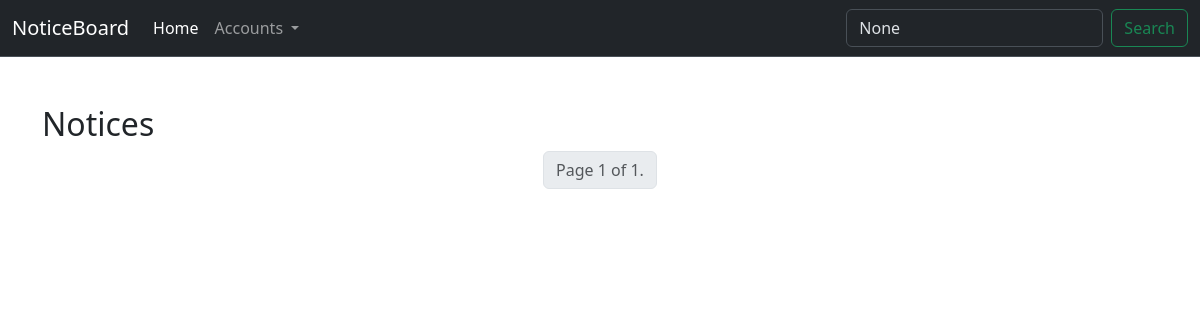
Before: / with the older database file.
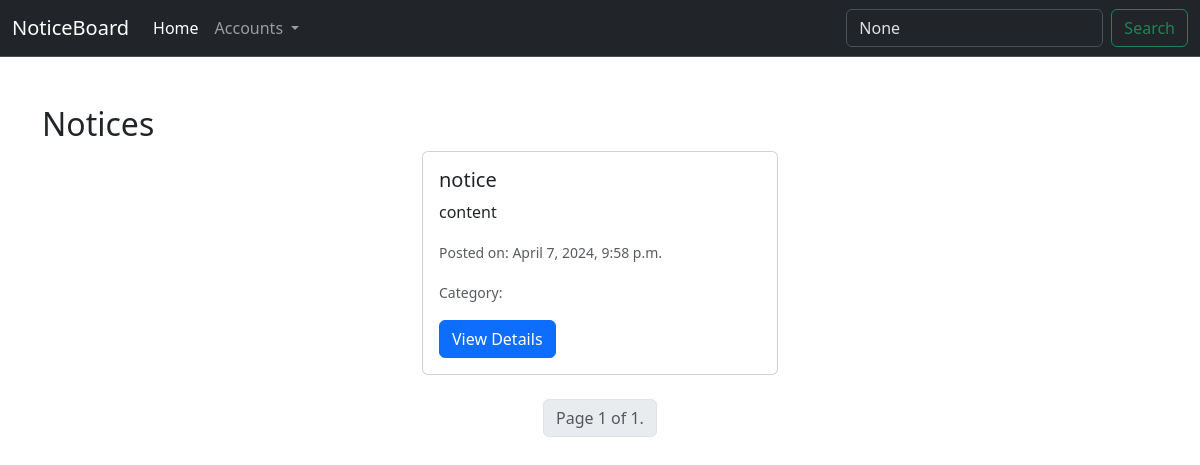
After: the same page with the newer database file.
### notices/models.py (models this page shows, shortened)
class Notice(models.Model):
    title = models.CharField(max_length=200)
    content = models.TextField()
    datetime = models.DateTimeField(default=timezone.now)
    tags = models.CharField(max_length=50)
    author = models.ForeignKey(CustomUser, on_delete=models.CASCADE)

### notices/views.py (the view)
# urls.py: path('', noticesView, name='notices'),
def noticesView(request):
    query = request.GET.get('search')
    user = request.user
    dean_notices = Notice.objects.filter(author__role='dean').order_by('-datetime')
    if user.is_authenticated:
        department = user.department
        semester = user.semester
        user_notices = Notice.objects.filter(author__department=department, author__semester=semester).order_by('-datetime')
        notices = dean_notices | user_notices
    else:
        notices = dean_notices
    if query:
        notices = notices.filter(
            Q(title__icontains=query) |
            Q(content__icontains=query) |
            Q(tags__icontains=query)
        )
    paginator = Paginator(notices, 6)
    page_num = request.GET.get("page", 1)  # Default to page 1 if no page is specified
    try:
        page_obj = paginator.page(page_num)
    except PageNotAnInteger:
        page_obj = paginator.page(1)
    except EmptyPage:
        page_obj = paginator.page(paginator.num_pages)
    context = {
        'notices': page_obj,  # Use the paginated queryset
        'title': 'College',
        'site_name': 'Notices',
        'page_obj': page_obj,
        'search_query': query
    }
    return render(request, 'home.html', context)

### notices/templates/home.html (shortened to what this page needs)
{% extends 'base.html' %}
{% load static %}
{% block content %}
<div class="container mt-5">
    <h2>Notices</h2>
    <div class="row justify-content-center">
        {% for notice in notices %}
        <div class="col-md-4 mb-4">
            <div class="card">
                <div class="card-body">
                    <h5 class="card-title">{{ notice.title }}</h5>
                    <p class="card-text">{{ notice.content|truncatechars:20 }}</p>
                    <p class="card-text"><small class="text-muted">Posted on: {{ notice.datetime }}</small></p>
                    <p class="card-text"><small class="text-muted">Category: {{ notice.category }}</small></p>
                    <a href="{% url 'notice_detail' notice_id=notice.id %}" class="btn btn-primary "
                        style="margin-right: 100px;">View Details</a>
                </div>
            </div>
        </div>
        {% endfor %}
    </div>
    <nav aria-label="Page navigation">
        <ul class="pagination justify-content-center">
            <li class="page-item disabled">
                <span class="page-link current">
                    Page {{ page_obj.number }} of {{ page_obj.paginator.num_pages }}.
                </span>
            </li>
        </ul>
    </nav>
</div>
{% endblock %}

### notices/templates/base.html (shortened to what this page needs)
<!DOCTYPE html>
<html lang="en">
    {% load static %}
<head>
    {% load static %}
    <link rel="stylesheet" href="{% static 'style.css'%}" type="text/css">
    <link href="https://cdn.jsdelivr.net/npm/bootstrap@5.3.2/dist/css/bootstrap.min.css" rel="stylesheet"
>
</head>
<body>
    <nav class="navbar navbar-expand-lg bg-dark border-bottom border-body" data-bs-theme="dark">
        <div class="container-fluid">
            <a href="{% url 'notices' %}" class="navbar-brand" href="#">NoticeBoard</a>
            <div class="collapse navbar-collapse" id="navbarSupportedContent">
                <ul class="navbar-nav me-auto mb-2 mb-lg-0">
                    <li class="nav-item">
                        <a href="{% url 'notices' %}" class="nav-link active" aria-current="page" href="#">Home</a>
                    </li>
                    <li class="nav-item dropdown">
                        <a class="nav-link dropdown-toggle" href="#" role="button" data-bs-toggle="dropdown"
                            aria-expanded="false">
                            Accounts
                        </a>
                    </li>
                </ul>
                <form class="d-flex" role="search">
                    <input class="form-control me-2" type="search" placeholder="Search" aria-label="Search" name="search" value="{{search_query}}">
                    <button class="btn btn-outline-success" type="submit">Search</button>
                </form>
            </div>
        </div>
    </nav>
    {% block content %}{% endblock %}
</body>
</html>

Changed rows visible on the page:
added Notice: title "notice", content "content", datetime "April 7, 2024, 9:58 p.m."
